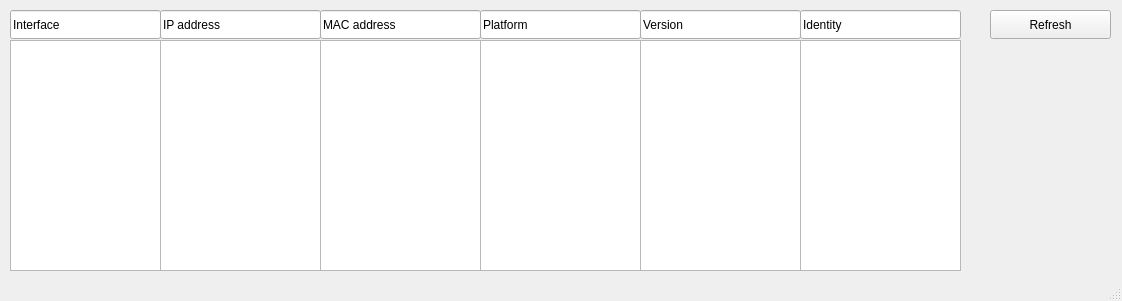
<?xml version="1.0" encoding="UTF-8"?>
<ui version="4.0">
 <class>MainWindow</class>
 <widget class="QMainWindow" name="MainWindow">
  <property name="geometry">
   <rect>
    <x>0</x>
    <y>0</y>
    <width>1122</width>
    <height>301</height>
   </rect>
  </property>
  <property name="windowTitle">
   <string>Neighbor devices</string>
  </property>
  <widget class="QWidget" name="centralwidget">
   <widget class="QListWidget" name="ipField">
    <property name="geometry">
     <rect>
      <x>160</x>
      <y>40</y>
      <width>161</width>
      <height>231</height>
     </rect>
    </property>
   </widget>
   <widget class="QListWidget" name="macField">
    <property name="geometry">
     <rect>
      <x>320</x>
      <y>40</y>
      <width>161</width>
      <height>231</height>
     </rect>
    </property>
   </widget>
   <widget class="QPushButton" name="refreshButton">
    <property name="geometry">
     <rect>
      <x>990</x>
      <y>10</y>
      <width>121</width>
      <height>29</height>
     </rect>
    </property>
    <property name="text">
     <string>Refresh</string>
    </property>
   </widget>
   <widget class="QLineEdit" name="version_2">
    <property name="geometry">
     <rect>
      <x>320</x>
      <y>10</y>
      <width>161</width>
      <height>29</height>
     </rect>
    </property>
    <property name="text">
     <string>MAC address</string>
    </property>
   </widget>
   <widget class="QLineEdit" name="version">
    <property name="geometry">
     <rect>
      <x>160</x>
      <y>10</y>
      <width>161</width>
      <height>29</height>
     </rect>
    </property>
    <property name="text">
     <string>IP address</string>
    </property>
   </widget>
   <widget class="QLineEdit" name="package_2">
    <property name="geometry">
     <rect>
      <x>10</x>
      <y>10</y>
      <width>151</width>
      <height>29</height>
     </rect>
    </property>
    <property name="text">
     <string>Interface</string>
    </property>
   </widget>
   <widget class="QListWidget" name="interfaceField">
    <property name="geometry">
     <rect>
      <x>10</x>
      <y>40</y>
      <width>151</width>
      <height>231</height>
     </rect>
    </property>
   </widget>
   <widget class="QListWidget" name="platformField">
    <property name="geometry">
     <rect>
      <x>480</x>
      <y>40</y>
      <width>161</width>
      <height>231</height>
     </rect>
    </property>
   </widget>
   <widget class="QLineEdit" name="version_3">
    <property name="geometry">
     <rect>
      <x>480</x>
      <y>10</y>
      <width>161</width>
      <height>29</height>
     </rect>
    </property>
    <property name="text">
     <string>Platform</string>
    </property>
   </widget>
   <widget class="QLineEdit" name="version_4">
    <property name="geometry">
     <rect>
      <x>640</x>
      <y>10</y>
      <width>161</width>
      <height>29</height>
     </rect>
    </property>
    <property name="text">
     <string>Version</string>
    </property>
   </widget>
   <widget class="QListWidget" name="versionField">
    <property name="geometry">
     <rect>
      <x>640</x>
      <y>40</y>
      <width>161</width>
      <height>231</height>
     </rect>
    </property>
   </widget>
   <widget class="QLineEdit" name="version_5">
    <property name="geometry">
     <rect>
      <x>800</x>
      <y>10</y>
      <width>161</width>
      <height>29</height>
     </rect>
    </property>
    <property name="text">
     <string>Identity</string>
    </property>
   </widget>
   <widget class="QListWidget" name="identityField">
    <property name="geometry">
     <rect>
      <x>800</x>
      <y>40</y>
      <width>161</width>
      <height>231</height>
     </rect>
    </property>
   </widget>
  </widget>
  <widget class="QStatusBar" name="statusbar"/>
 </widget>
 <resources/>
 <connections/>
</ui>
